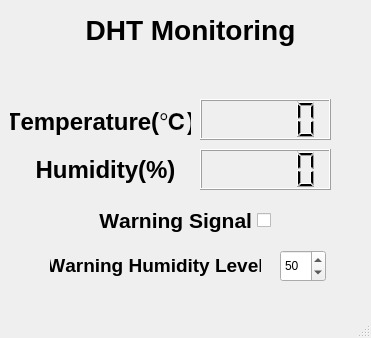
<?xml version="1.0" encoding="UTF-8"?>
<ui version="4.0">
 <class>DHT_Monitor</class>
 <widget class="QMainWindow" name="DHT_Monitor">
  <property name="geometry">
   <rect>
    <x>0</x>
    <y>0</y>
    <width>371</width>
    <height>338</height>
   </rect>
  </property>
  <property name="font">
   <font>
    <kerning>false</kerning>
   </font>
  </property>
  <property name="windowTitle">
   <string>DHT Monitoring</string>
  </property>
  <property name="windowIcon">
   <iconset>
    <normaloff>humid_temp.ico</normaloff>humid_temp.ico</iconset>
  </property>
  <property name="animated">
   <bool>true</bool>
  </property>
  <widget class="QWidget" name="centralwidget">
   <widget class="QLabel" name="label">
    <property name="geometry">
     <rect>
      <x>80</x>
      <y>9</y>
      <width>221</width>
      <height>41</height>
     </rect>
    </property>
    <property name="font">
     <font>
      <pointsize>21</pointsize>
      <weight>75</weight>
      <bold>true</bold>
      <kerning>false</kerning>
     </font>
    </property>
    <property name="frameShape">
     <enum>QFrame::NoFrame</enum>
    </property>
    <property name="text">
     <string>DHT Monitoring</string>
    </property>
    <property name="alignment">
     <set>Qt::AlignCenter</set>
    </property>
   </widget>
   <widget class="QLabel" name="label_2">
    <property name="geometry">
     <rect>
      <x>10</x>
      <y>100</y>
      <width>181</width>
      <height>41</height>
     </rect>
    </property>
    <property name="font">
     <font>
      <pointsize>18</pointsize>
      <weight>75</weight>
      <bold>true</bold>
      <kerning>false</kerning>
     </font>
    </property>
    <property name="frameShape">
     <enum>QFrame::NoFrame</enum>
    </property>
    <property name="text">
     <string>Temperature(℃)</string>
    </property>
    <property name="alignment">
     <set>Qt::AlignCenter</set>
    </property>
   </widget>
   <widget class="QLabel" name="label_3">
    <property name="geometry">
     <rect>
      <x>30</x>
      <y>149</y>
      <width>151</width>
      <height>41</height>
     </rect>
    </property>
    <property name="font">
     <font>
      <pointsize>18</pointsize>
      <weight>75</weight>
      <bold>true</bold>
      <kerning>false</kerning>
     </font>
    </property>
    <property name="frameShape">
     <enum>QFrame::NoFrame</enum>
    </property>
    <property name="text">
     <string>Humidity(%)</string>
    </property>
    <property name="alignment">
     <set>Qt::AlignCenter</set>
    </property>
   </widget>
   <widget class="QLCDNumber" name="LCD_humid">
    <property name="geometry">
     <rect>
      <x>200</x>
      <y>149</y>
      <width>131</width>
      <height>41</height>
     </rect>
    </property>
   </widget>
   <widget class="QLCDNumber" name="LCD_temp">
    <property name="geometry">
     <rect>
      <x>200</x>
      <y>99</y>
      <width>131</width>
      <height>41</height>
     </rect>
    </property>
    <property name="font">
     <font>
      <weight>50</weight>
      <bold>false</bold>
      <kerning>false</kerning>
     </font>
    </property>
   </widget>
   <widget class="QLabel" name="Lbl_time">
    <property name="geometry">
     <rect>
      <x>90</x>
      <y>60</y>
      <width>201</width>
      <height>31</height>
     </rect>
    </property>
    <property name="font">
     <font>
      <pointsize>16</pointsize>
      <weight>75</weight>
      <bold>true</bold>
      <kerning>false</kerning>
     </font>
    </property>
    <property name="text">
     <string/>
    </property>
   </widget>
   <widget class="QCheckBox" name="Chb_warning">
    <property name="geometry">
     <rect>
      <x>90</x>
      <y>200</y>
      <width>181</width>
      <height>41</height>
     </rect>
    </property>
    <property name="font">
     <font>
      <pointsize>16</pointsize>
      <weight>75</weight>
      <bold>true</bold>
      <kerning>false</kerning>
     </font>
    </property>
    <property name="focusPolicy">
     <enum>Qt::NoFocus</enum>
    </property>
    <property name="layoutDirection">
     <enum>Qt::RightToLeft</enum>
    </property>
    <property name="text">
     <string>Warning Signal</string>
    </property>
   </widget>
   <widget class="QLabel" name="label_4">
    <property name="geometry">
     <rect>
      <x>50</x>
      <y>250</y>
      <width>211</width>
      <height>31</height>
     </rect>
    </property>
    <property name="font">
     <font>
      <pointsize>14</pointsize>
      <weight>75</weight>
      <bold>true</bold>
      <kerning>false</kerning>
     </font>
    </property>
    <property name="frameShape">
     <enum>QFrame::NoFrame</enum>
    </property>
    <property name="text">
     <string>Warning Humidity Level</string>
    </property>
    <property name="alignment">
     <set>Qt::AlignCenter</set>
    </property>
   </widget>
   <widget class="QSpinBox" name="humidLevel">
    <property name="geometry">
     <rect>
      <x>280</x>
      <y>250</y>
      <width>46</width>
      <height>32</height>
     </rect>
    </property>
    <property name="value">
     <number>50</number>
    </property>
   </widget>
  </widget>
  <widget class="QMenuBar" name="menubar">
   <property name="geometry">
    <rect>
     <x>0</x>
     <y>0</y>
     <width>371</width>
     <height>28</height>
    </rect>
   </property>
  </widget>
  <widget class="QStatusBar" name="statusbar"/>
 </widget>
 <resources/>
 <connections/>
 <slots>
  <slot>btn1Func()</slot>
  <slot>btn2Func()</slot>
  <slot>slot1()</slot>
  <slot>DHT_onFunc()</slot>
  <slot>DHT_offFunc()</slot>
 </slots>
</ui>
